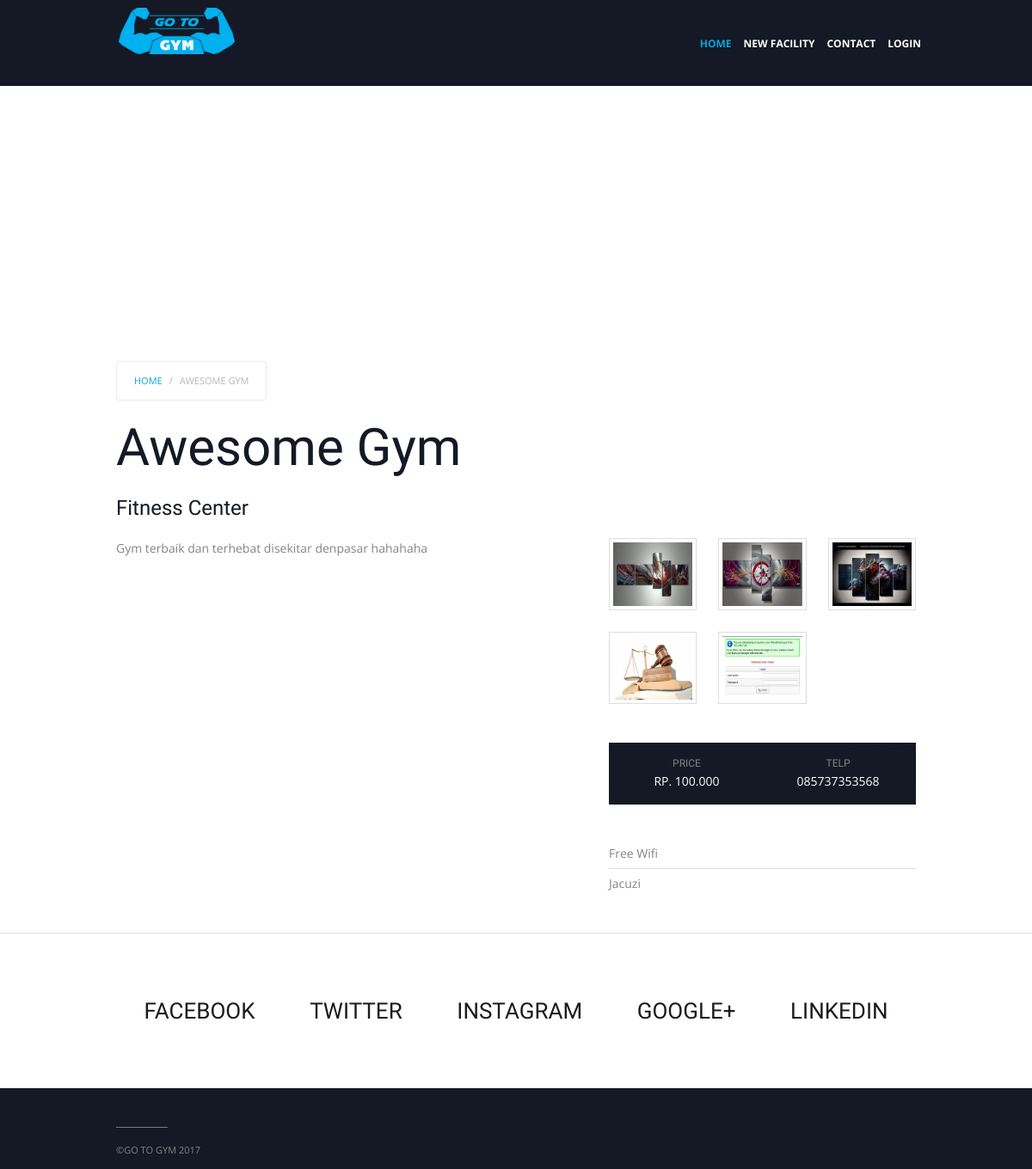
The page /home/detail/1 on the database its author committed.
### tables this page shows
CREATE TABLE `gym` (
  `id` int(11) NOT NULL,
  `user_id` int(11) NOT NULL,
  `category_id` int(11) NOT NULL,
  `fullname` varchar(100) DEFAULT NULL,
  `alamat` varchar(100) DEFAULT NULL,
  `longitude` varchar(100) DEFAULT NULL,
  `latitude` varchar(100) DEFAULT NULL,
  `telp` varchar(12) DEFAULT NULL,
  `description` text,
  `price` int(11) DEFAULT NULL,
  `status` int(1) NOT NULL
);

CREATE TABLE `category` (
  `id` int(11) NOT NULL,
  `label` varchar(100) DEFAULT NULL
);

CREATE TABLE `images` (
  `id` int(11) NOT NULL,
  `gym_id` int(11) DEFAULT NULL,
  `file` varchar(100) DEFAULT NULL
);

CREATE TABLE `gym_facility` (
  `id` int(11) NOT NULL,
  `facility_id` int(11) DEFAULT NULL,
  `gym_id` int(11) DEFAULT NULL
);

CREATE TABLE `facility` (
  `id` int(11) NOT NULL,
  `label` varchar(100) DEFAULT NULL
);

### application/Controller/HomeController.php (called while the page is built, shortened)
<?php
class HomeController extends Controller
{
    public function detail($id)
    {
        $gym = new Gym();
        $this->view([
            'header'=>'view/_templates/home_header.php',
            'content'=>'view/home/detail.php',
            'footer'=>'view/_templates/home_footer.php',
            'page_script'=> 'view/home/script/detail_page_script.php',
            'page_css'=> 'view/home/script/detail_page_css.php',
            'plugin_script'=> 'view/home/script/detail_plugin_script.php',
            'plugin_css'=> 'view/home/script/detail_plugin_css.php'
        ],[
            'model'=>$gym->getOne($id)
        ]);
    }
}

### public/index.php (called while the page is built, shortened)
<?php
$app = new Application();

### application/Core/Model.php (called while the page is built, shortened)
<?php
class Model
{
    public $db = null;
    protected $table = null;
    private function openDatabaseConnection()
    {
        $options = array(PDO::ATTR_DEFAULT_FETCH_MODE => PDO::FETCH_OBJ, PDO::ATTR_ERRMODE => PDO::ERRMODE_WARNING);
        $this->db = new PDO(DB_TYPE . ':host=' . DB_HOST . ';dbname=' . DB_NAME . ';charset=' . DB_CHARSET, DB_USER, DB_PASS, $options);
    }
    public function getAll($data=null)
    {
        if(is_array($data) && !is_null($data)){
            $_row = '';
            $_value = [];
            foreach ($data as $row=>$value){
                $_row.= $row.' = '.' :'.$row.' AND ';
                $_value[':'.$row] = $value;
            }
            $_row = substr($_row, 0, -5);
            $sql = "SELECT * FROM $this->table WHERE $_row";
            $query = $this->db->prepare($sql);
            $parameters = $_value;
        }else{
            $sql = "SELECT * FROM $this->table";
            $query = $this->db->prepare($sql);
            $parameters=array();
        }
        $query->execute($parameters);
        return $query->fetchAll();
    }
    public function getOne($id)
    {
        if(is_array($id) && !is_null($id)){
            $_row = '';
            $_value = [];
            foreach ($id as $row=>$value){
                $_row.= $row.' = '.' :'.$row.' AND ';
                $_value[':'.$row] = $value;
            }
            $_row = substr($_row, 0, -5);
            $sql = "SELECT * FROM $this->table WHERE $_row LIMIT 1";
            $query = $this->db->prepare($sql);
            $parameters = $_value;
        }else{
            $sql = "SELECT * FROM $this->table WHERE id = :id LIMIT 1";
            $query = $this->db->prepare($sql);
            $parameters = array(':id' => $id);
        }
        $query->execute($parameters);
        return $query->fetch();
    }
}

### application/Model/Gym.php (called while the page is built, shortened)
<?php
class Gym extends Model
{
    public static function getCategory($id)
    {
        $category = new Category();
        return $category->getOne($id)->label;
    }
}

### application/Model/GymFacility.php (called while the page is built, shortened)
<?php
class GymFacility extends Model
{
    public function manage($gym_id)
    {
        $sql = "SELECT g.*,f.label FROM gym_facility AS g JOIN facility AS f ON g.facility_id = f.id WHERE g.gym_id = ".$gym_id;
        $query = $this->db->prepare($sql);
        $parameters=array();
        $query->execute($parameters);
        return $query->fetchAll();
    }
}

### application/view/home/detail.php (the view, shortened to what this page needs)
<div id='map_canvas' style="width: 100%;height: 300px;"></div>
<div class="uk-container uk-container-center">
    <div class="tm-middle uk-grid" data-uk-grid-match="" data-uk-grid-margin="">
        <div class="tm-main uk-width-medium-1-1">
            <main class="tm-content uk-position-relative">
                <ul class="uk-breadcrumb">
                    <li><a href="<?= URL ?>">Home</a></li>
                    <li class="uk-active"><span><?= $model->fullname ?></span></li>
                </ul>
                <h1 style="margin-top: 0;"><?= $model->fullname ?></h1>
                <article class="uk-article">
                    <h3>
                        <?= \Mini\Model\Gym::getCategory($model->id) ?>
                    </h3>
                    <div>
                        <div class="uk-grid">
                            <div class="uk-width-6-10">
                                <p><?= $model->description ?></p>
                            </div>
                            <div class="uk-width-4-10">
                                <div class="uk-grid zoom-gallery" data-uk-grid-margin="">
                                    <?php $images = new \Mini\Model\Images(); foreach ($images->getAll(['gym_id'=>$model->id]) as $img): ?>
                                    <div class="uk-width-1-3">
                                        <a href="<?= URL.'img/gym/'.$img->file ?>" data-source="<?= URL.'img/gym/'.$img->file ?>">
                                        <img class="uk-thumbnail uk-float-right uk-margin-left" src="<?= URL.'img/gym/thumb_'.$img->file ?>" alt="workout-demo-1">
                                        </a>
                                    </div>
                                    <?php endforeach; ?>
                                </div>
                                <div class="uk-panel uk-width-1-1 tm-workouts-box nohover">
                                    <div class="uk-grid">
                                        <div class="uk-width-1-2">
                                            <h6 class="tm-uppercase">PRICE</h6>
                                            <span class="tm-uppercase">Rp. <?= number_format($model->price, 0, ',', '.') ?></span>
                                        </div>
                                        <div class="uk-width-1-2">
                                            <h6 class="tm-uppercase">TELP</h6>
                                            <span class="tm-uppercase"><?= $model->telp ?></span>
                                        </div>
                                    </div>
                                </div>
                                <div class="uk-grid">
                                    <div class="uk-width-1-1">
                                        <ul class="uk-list uk-list-line">
                                            <?php $facility = new \Mini\Model\GymFacility();foreach ($facility->manage($model->id) as $fcl): ?>
                                            <li><?= $fcl->label ?></li>
                                            <?php endforeach; ?>
                                        </ul>
                                    </div>
                                </div>
                            </div>
                        </div>
                    </div>
                </article>
            </main>
        </div>
    </div>
</div>

### application/Core/Application.php (shortened to what this page needs)
<?php
class Application
{
    private $url_controller = null;
    private $url_action = null;
    private $url_params = array();
    public function __construct()
    {
        if (!$this->url_controller) {
            $page = new \Mini\Controller\HomeController();
            $page->index();
        } elseif (file_exists(APP . 'Controller/' . ucfirst($this->url_controller) . 'Controller.php')) {
            $this->url_controller = new $controller();
            if (method_exists($this->url_controller, $this->url_action)) {
                if (!empty($this->url_params)) {
                    call_user_func_array(array($this->url_controller, $this->url_action), $this->url_params);
                } else {
                    $this->url_controller->{$this->url_action}();
                }
            } else {
                if (strlen($this->url_action) == 0) {
                    $this->url_controller->index();
                } else {
                    header('location: ' . URL . 'error');
                }
            }
        } else {
            header('location: ' . URL . 'error');
        }
    }
    private function splitUrl()
    {
        if (isset($_GET['url'])) {
            $url = trim($_GET['url'], '/');
            $url = filter_var($url, FILTER_SANITIZE_URL);
            $url = explode('/', $url);
            $this->url_controller = isset($url[0]) ? $url[0] : null;
            $this->url_action = isset($url[1]) ? $url[1] : null;
            unset($url[0], $url[1]);
            $this->url_params = array_values($url);
        }
    }
}

### application/Core/Controller.php (shortened to what this page needs)
<?php
class Controller
{
    protected function view($data = array(),$params = array())
    {
        if(isset($data['header']))
            require APP . $data['header'];
        if(isset($data['content']))
            require APP . $data['content'];
        if(isset($data['footer']))
            require APP . $data['footer'];
    }
}

### application/view/_templates/home_header.php (shortened to what this page needs)
<!DOCTYPE HTML>
<html lang="en-gb" dir="ltr">
<head>
    <link href="<?= URL;?>assets/frontend/css/bootstrap.css" rel="stylesheet">
    <link href="<?= URL;?>assets/frontend/css/theme.css" rel="stylesheet">
    <link href="<?= URL;?>assets/frontend/css/schedule.css" rel="stylesheet">
    <?php
    if(isset($plugin_css)){
        require $plugin_css;
    }
    ?>
</head>
<body class="tm-isblog tm-page-workouts">
<div class="ak-page">
    <nav class="tm-navbar uk-navbar uk-navbar-attached">
        <div class="uk-container uk-container-center">
            <a class="tm-logo" href="<?= URL;?>">
                <img src="<?= URL;?>assets/frontend/images/logo.png" style="margin-top: 10px;">
            </a>
            <ul class="uk-navbar-nav uk-hidden-small">
                <li class="uk-parent uk-active"><a href="<?= URL ?>">Home</a></li>
                <li><a href="<?= URL.'home/newfacility' ?>">New Facility</a></li>
                <li><a href="<?= URL.'home/contact' ?>">Contact</a></li>
                <li><a href="<?= URL.'home/login' ?>"">Login</a></li>
            </ul>
        </div>
    </nav>

### application/view/home/script/detail_plugin_css.php
<link rel="stylesheet" href="<?= URL;?>/assets/backend/global/plugins/magnific-popup/dist/magnific-popup.css">

### application/view/_templates/home_footer.php (shortened to what this page needs)
<div class="tm-block tm-block-social">
    <div class="uk-container uk-container-center">
        <div class="uk-panel ak-social">
            <ul class="uk-subnav uk-subnav-line uk-text-center">
                <li><a href="https://www.facebook.com/" target="_blank">Facebook</a></li>
                <li><a href="https://twitter.com/" target="_blank">Twitter</a></li>
                <li><a href="http://instagram.com/" target="_blank">Instagram</a></li>
                <li><a href="https://plus.google.com/" target="_blank">Google+</a></li>
                <li><a href="https://www.linkedin.com/" target="_blank">Linkedin</a></li>
            </ul>
        </div>
    </div>
</div>
<div class="ak-footer" style="padding: 10px 0;">
    <div class="uk-container uk-container-center">
        <footer class="tm-footer uk-grid tm-footer uk-grid" data-uk-grid-match="{target:'> div > .uk-panel'}" data-uk-grid-margin="" style="margin-bottom: 0; margin-top: 0;">
            <div class="uk-hidden-small uk-hidden-medium uk-width-large-1-3" style="margin-bottom: 0; margin-top: 0;">
                <div class="uk-panel uk-hidden-medium uk-hidden-small" style="margin-bottom: 0; margin-top: 0;">
                    <div class="ak-copyright">©GO TO GYM  2017</div>
                </div>
            </div>
        </footer>
    </div>
</div>
</div>
</body>
</html>

### rows shown on the page
gym: fullname "AWESOME GYM", fullname "Awesome Gym", id.label "Fitness Center", description "Gym terbaik dan terhebat disekitar denpasar hahahaha", price "100.000", telp "085737353568"
images: file (picture)
images: file (picture)
images: file (picture)
images: file (picture)
images: file (picture)
gym_facility: facility.label "Free Wifi"
gym_facility: facility.label "Jacuzi"
